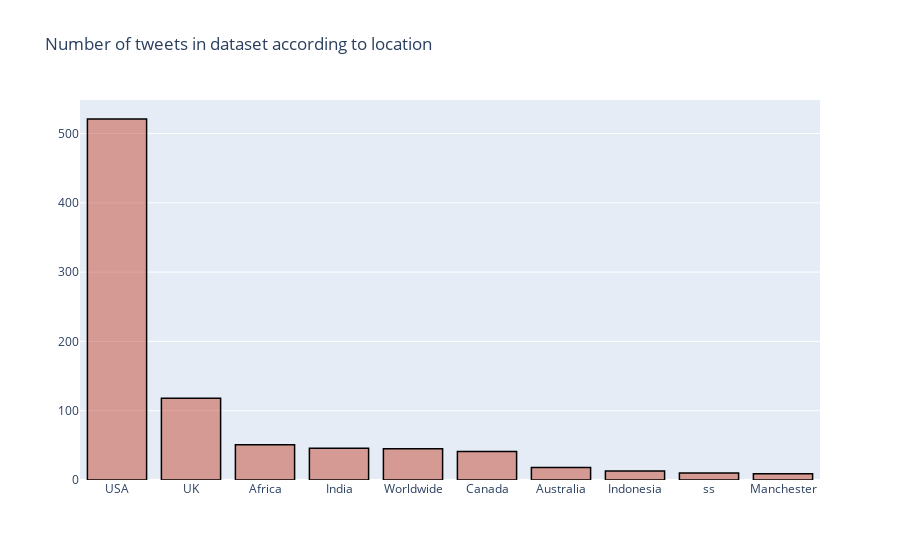

Notebook cell for this chart:
### Markdown cell above
Number of tweets according to location(top 20)

### Code cell
cnt_ = train['location'].value_counts()
cnt_.reset_index()
cnt_ = cnt_[:10,]
trace1 = go.Bar(
                x = cnt_.index,
                y = cnt_.values,
                name = "Number of tweets in dataset according to location",
                marker = dict(color = 'rgba(200, 74, 55, 0.5)',
                             line=dict(color='rgb(0,0,0)',width=1.5)),
                )

data = [trace1]
layout = go.Layout(barmode = "group",title = 'Number of tweets in dataset according to location')
fig = go.Figure(data = data, layout = layout)
py.iplot(fig)

### Figure 1 — Plotly figure (JSON) as saved in the notebook; plotly's stock layout.template omitted (floating-point values rounded to 4 significant figures)
{"data": [{"marker": {"color": "rgba(200, 74, 55, 0.5)", "line": {"color": "rgb(0,0,0)", "width": 1.5}}, "name": "Number of tweets in dataset according to location", "type": "bar", "x": ["USA", "UK", "Africa", "India", "Worldwide", "Canada", "Australia", "Indonesia", "ss", "Manchester"], "y": [521, 118, 51, 46, 45, 41, 18, 13, 10, 9]}], "layout": {"barmode": "group", "title": {"text": "Number of tweets in dataset according to location"}}}
